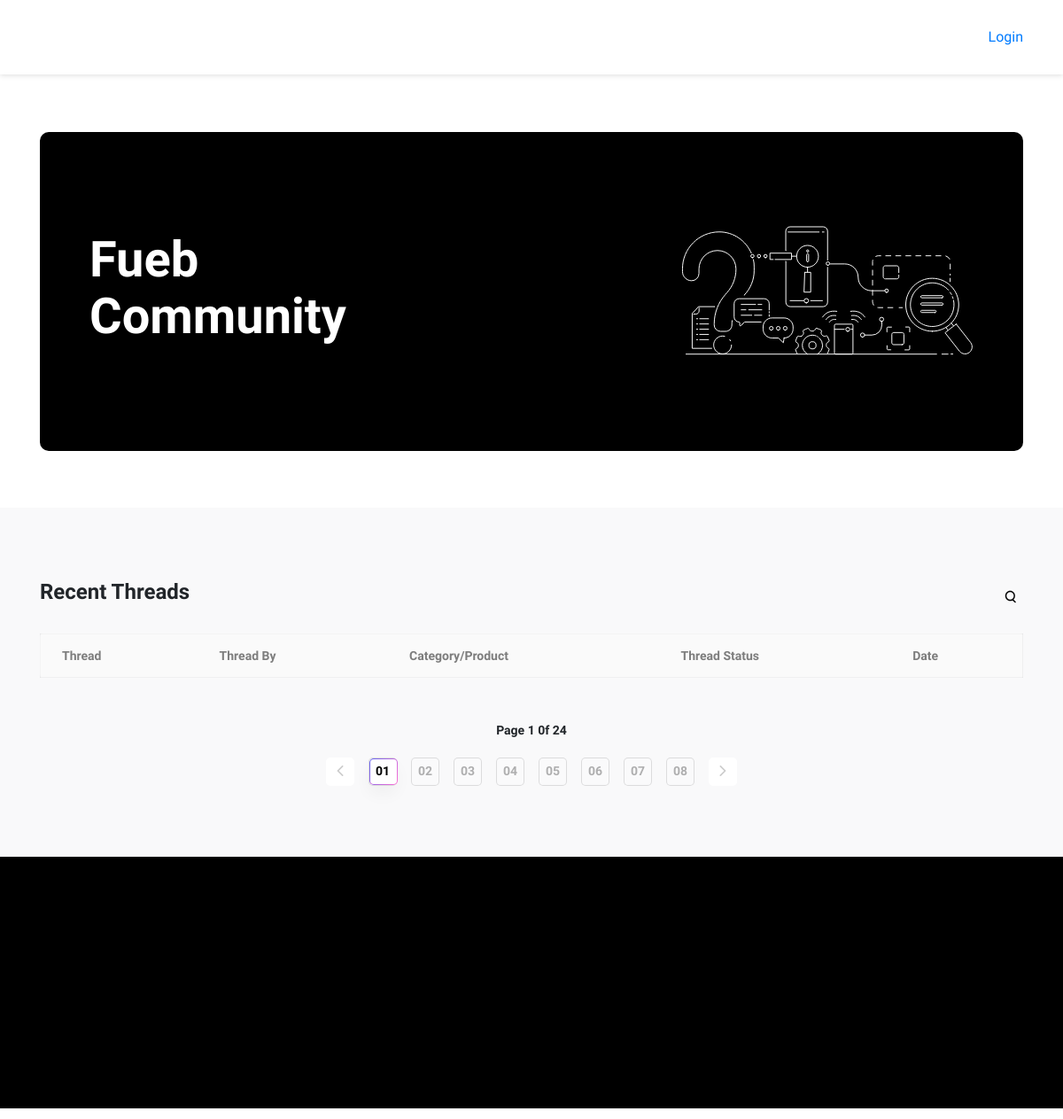
The app's page /, older data.
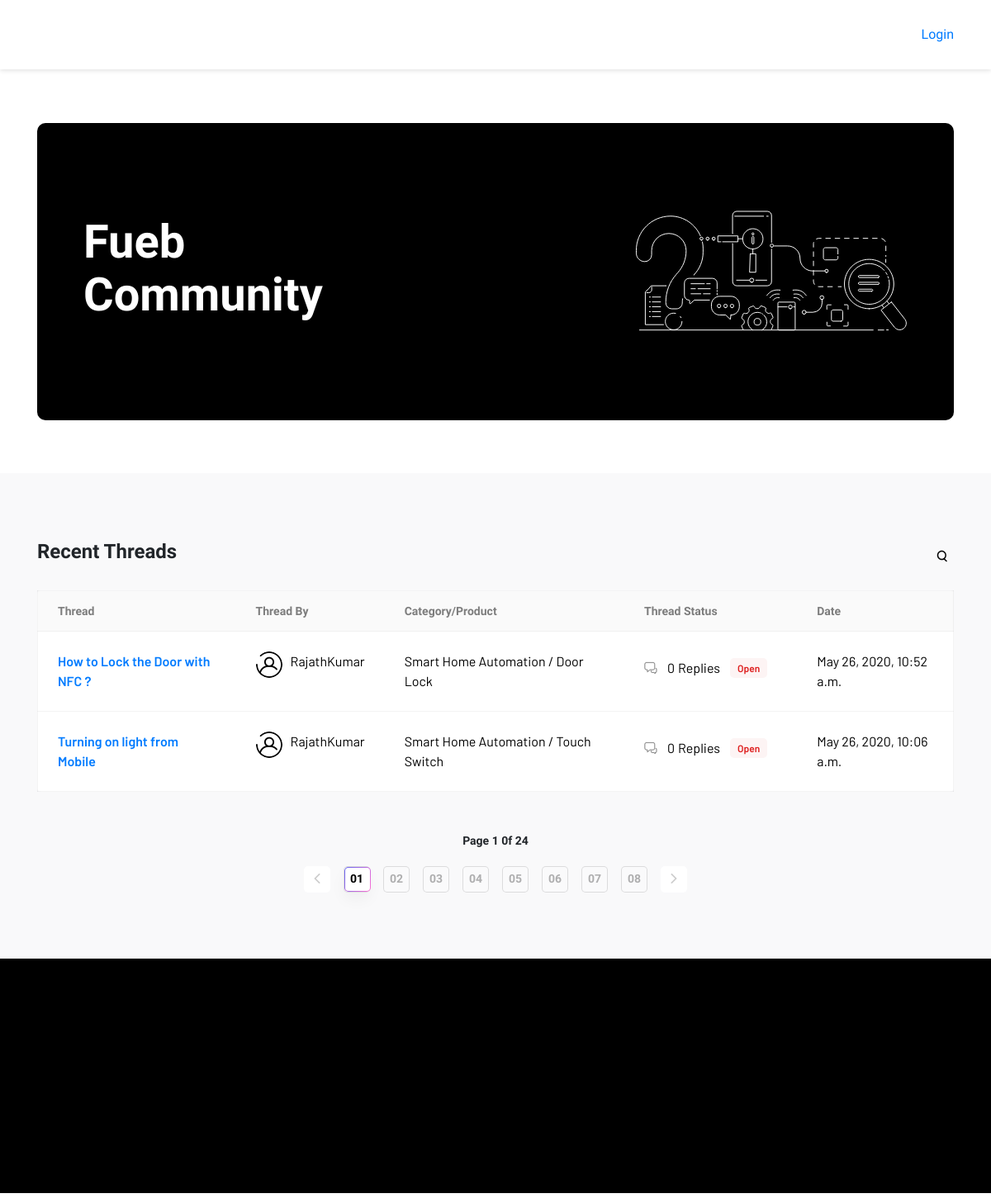
The same page, newer data.
### community/models.py (models this page shows)
class allthread(models.Model):
    thread_id = models.AutoField(primary_key=True)
    category = models.CharField(max_length=255,blank=True)
    product = models.CharField(max_length=255,blank=True)
    topic = models.CharField(max_length=255,blank=True)
    content = models.CharField(max_length=500,blank=True)
    thread_by = models.ForeignKey(User, on_delete=models.CASCADE)
    replies = models.IntegerField(default=0,blank=True)
    thread_status = models.BooleanField(default=False)
    dateandtime = models.DateTimeField(auto_now=True,blank=True)
    solved = models.BooleanField(default=False)
    likes = models.IntegerField(default=0)
    shares = models.IntegerField(default=0)

class User(AbstractUser):
    GENDER = (
        (None, _('Select Your Gender')),
        ('Male', _('Male')),
        ('Female', _('Female')),
    )
    cover = models.ImageField(upload_to='profileimages/', blank=True)
    mobile = models.CharField(max_length=255, default="0000000000")
    gender = models.CharField(max_length=7, choices=GENDER, blank=True)
    city = models.CharField(max_length=30, blank=True)
    zip = models.CharField(max_length=10, blank=True)
    nationality = CountryField(null=True)
    dob = models.DateField(default=datetime.date.today)

### community/views.py (the view, shortened to what this page needs)
# urls.py: path('', views.index, name='index'),
def index(request):
    all_entries = allthread.objects.all().order_by('-dateandtime')
    return render(request, 'community/forum-landing.html',{'all_entries':all_entries})

### community/templates/community/forum-landing.html (shortened to what this page needs)
{% extends "community/base.html" %}
{% load static %}
{% block content %}
      <section class="section-forum-bnnr">
        <div class="container">
          <div class="row">
            <div class="col-12">
              <div class="forum-bnner">
                <h2 class="forum-bnner__heading">Fueb Community</h2>
                <div class="forum-bnner__img" style="background-image: url({% static 'community/assets/images/forum/forum-landing-bnner.svg' %})"></div>
              </div>
            </div>
          </div>
        </div>
      </section>
      <section class="section-thread bg-grey section-padding5">
        <div class="container">
          <div class="d-flex justify-content-between mb-4">
            <h3 class="table-heading">Recent Threads</h3>
            <div class="d-flex align-items-center">
              <div class="search-box">
                <input class="inpt-search" type="search" name="search" placeholder="Search..."/><img class="open-search" src="{% static "community/assets/icons/icon-Search.svg" %}" alt="icon-Search"/>
              </div>
            </div>
          </div>
          <div class="row">
            <div class="col-12">
              <table class="table-thread">
                <thead class="table-header">
                  <tr>
                    <th>Thread</th>
                    <th>Thread By</th>
                    <th>Category/Product</th>
                    <th>Thread Status</th>
                    <th>Date</th>
                  </tr>
                </thead>
                <tbody class="table-body">
                  {% if all_entries %}
                  {% for entries in all_entries %}
                  <tr>
                    <td><a href="{% url 'forum_thread' entries.thread_id %}">{{ entries.topic }}</a></td>
                    <td class="thrd-by">
                      {% if entries.thread_by.cover.url is not None %}
                        <img src="{{ entries.thread_by.cover.url }}" width="48" height="48" alt="profile-img"/>
                        <span>{{ entries.thread_by.first_name }}{{ entries.thread_by.last_name }}</span></td>
                      {% else %}
                        <img src="{% static "community/assets/images/profile-imgi.png" %}" width="48" height="48" alt="profile-img"/>
                        <span>{{ entries.thread_by }}</span></td>
                      {% endif %}
                    <td> {{ entries.category }} / {{ entries.product }}</td>
                    <td class="thrd-status"><img src="{% static "community/assets/icons/Comment-Icon.svg" %}" alt="icon-comment"/><span class="thrd-status__num">{{ entries.replies }}</span><span>Replies </span>
                      {% if entries.solved %}
                       <span class="thrdStat thrdStat--solved">
                       Solved
                       </span>
                       {% else %}
                       <span class="thrdStat thrdStat--open">
                       Open
                      </span>
                       {% endif %}
                    </td>
                    <td class="thrd-date">{{ entries.dateandtime }}</td>
                  </tr>
                  {% endfor %}
                  {% endif %}
                </tbody>
              </table>
            </div>
            <div class="col-12">
              <nav class="table-pagination">
                <h4>Page <span class="pagi-current-num">1 </span>0f <span class="pagi-total-num">24</span></h4>
                <ul class="pagination">
                  <li class="pagination-item"><a class="page-link pagi-arrow pagi-arrow--left" href="#"></a></li>
                  <li class="pagination-item"><a class="page-link active" href="#">01</a></li>
                  <li class="pagination-item"><a class="page-link" href="#">02</a></li>
                  <li class="pagination-item"><a class="page-link" href="#">03</a></li>
                  <li class="pagination-item"><a class="page-link" href="#">04</a></li>
                  <li class="pagination-item"><a class="page-link" href="#">05</a></li>
                  <li class="pagination-item"><a class="page-link" href="#">06</a></li>
                  <li class="pagination-item"><a class="page-link" href="#">07</a></li>
                  <li class="pagination-item"><a class="page-link" href="#">08</a></li>
                  <li class="pagination-item"><a class="page-link pagi-arrow pagi-arrow--right" href="#"></a></li>
                </ul>
              </nav>
            </div>
          </div>
        </div>
      </section>
{% endblock %}

### community/templates/community/base.html (shortened to what this page needs)
{% load static %}
<!DOCTYPE js>
<html>
    <head>
      <link rel="stylesheet" href="https://maxcdn.bootstrapcdn.com/bootstrap/4.4.1/css/bootstrap.min.css"/>
    <link href="{% static 'community/css/app.css' %}" rel="stylesheet">
  </head>
  <body>
    <main class="js-forum-page js-home-page">
      <header class="fb-header fb-header--white bg-animations">
        <nav>
          <div class="container">
            <div class="row">
              <div class="col-12">
                <ul class="d-flex align-items-center justify-content-between">
                  <li class="d-md-flex align-items-center d-none">
                    <nav>
                      <ul class="fb-mainnav fb-mainnav--black align-items-center d-sm-flex">
                      </ul>
                    </nav>
                  </li>
                  {% if user.is_authenticated %}
                  <li class="profile-menu"><a class="fb-nav-link" href="javascript:void(0)">
                      {% if user.cover.url is not None %}
                      <div class="d-flex align-items-center"><img src="{{ user.cover.url }}" width="32" height="32" /><span class="member-name">{{ user.first_name }} {{ user.last_name }}</span><img class="arrow-menu active" src="{% static 'community/assets/images/forum/arrow.svg' %}"/></div></a>
                      {% else %}
                      <div class="d-flex align-items-center"><img src="{% static 'community/assets/images/profile-imgi.png' %} " width="32" height="32"/><span class="member-name">{{ user.first_name }} {{ user.last_name }}</span><img class="arrow-menu active" src="{% static 'community/assets/images/forum/arrow.svg' %}"/></div></a>
                      {% endif %}
                    <div class="profile-menu__dropdown">
                      <ul>
                        <li>
                          <div class="d-flex align-items-center"><img class="mr-3" src="{% static 'community/assets/images/forum/profile.svg' %}"/><a class="profile-menu__item" href="{% url 'profile' %}">My Account</a></div>
                        </li>
                        <li>
                          <div class="d-flex align-items-center"><img class="mr-3" src="{% static 'community/assets/images/forum/info.svg' %}"/><a class="profile-menu__item" href="{% url 'faq' %}">Help</a></div>
                        </li>
                        <li>
                          <div class="d-flex align-items-center"><img class="mr-3" src="{% static 'community/assets/images/forum/settings.svg' %}"/><a class="profile-menu__item" href="{% url 'profile_settings' %}">Settings</a></div>
                        </li>
                        <li>
                          <div class="d-flex align-items-center"><img class="mr-3" src="{% static 'community/assets/images/forum/logout.svg' %}"/><a class="profile-menu__item" href="{% url 'logout' %}">Signout</a></div>
                        </li>
                      </ul>
                    </div>
                  </li>
                  {% else %}
                  <li><a class="fb-nav-link" href="{% url 'login' %}">Login</a></li>
                  {% endif %}
                </ul>
              </div>
            </div>
          </div>
        </nav>
      </header>
      {% block content %}
      {% endblock %}
      <footer class="fub-footer bg-animations bg-animationsfooter dark-section bg-black" id="forum-footer">
        <div class="container">
          <div class="row footer-nav-info">
          </div>
        </div>
      </footer>
    </main>
  <script type="text/javascript" src="{% static "community/js/app.js" %}"></script><script type="text/javascript" src="{% static "community/js/vendor.js" %}"></script></body>
</html>

Row changes from the older to the newer data that the page shows:
added allthread: topic "How to Lock the Door with NFC ?", thread_by.cover (placeholder picture), thread_by.first_name "Rajath", thread_by.last_name "Kumar", category "Smart Home Automation", product "Door Lock", replies "0", solved "Open", dateandtime "May 26, 2020, 10:52 a.m."
added allthread: topic "Turning on light from Mobile", thread_by.cover (placeholder picture), thread_by.first_name "Rajath", thread_by.last_name "Kumar", category "Smart Home Automation", product "Touch Switch", replies "0", solved "Open", dateandtime "May 26, 2020, 10:06 a.m."
